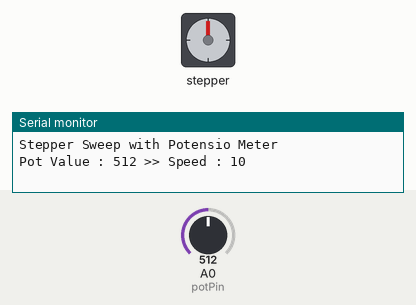
The sketch below on a simulated Arduino Uno, built with avr-gcc and run on an emulated ATmega328P. On the bench: stepper motor, the last lines printed to the serial monitor. The test bench sets the inputs (shaded band); at power-on: A0 (potPin) = 512. Stepper angles assume 2048 steps per turn.

Above: at 0.15 s.
At 7.01 s:
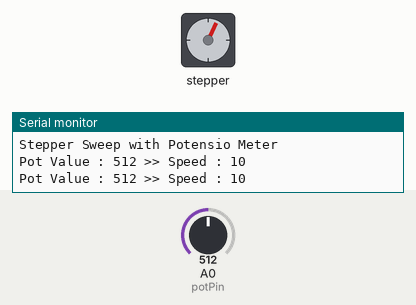
7.3 s: A0 (potPin) set to 122
At 7.61 s:
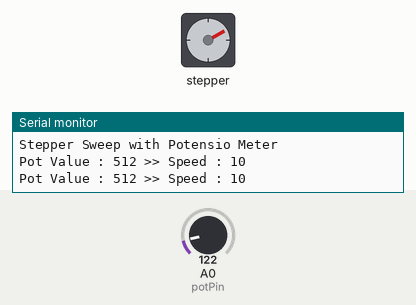
Timing chart, 0 to 20.5 s (numbered marks = the images above; inputs shaded):
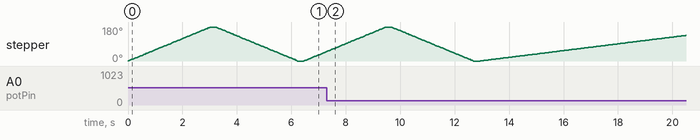

The sketch:

Lat_Stepper_Motor.ino
```cpp
#include <Stepper.h>

const int stepsPerRevolution = 2048;

Stepper myStepper(stepsPerRevolution, 22, 24, 26, 28);

const int potPin = A0;


void setup() {
  // put your setup code here, to run once:
  Serial.begin(9600);
  myStepper.setSpeed(30);
  Serial.println("Stepper Sweep with Potensio Meter");
}

void loop() {
  // put your main code here, to run repeatedly:
  int potValue = analogRead(potPin);
  int speed = map(potValue, 0, 1023, 1, 20);
  myStepper.setSpeed(speed);
  Serial.print("Pot Value : ");
  Serial.print(potValue);
  Serial.print(" >> Speed : ");
  Serial.println(speed);
  myStepper.step(stepsPerRevolution / 2);
  delay(200);
  myStepper.step(-stepsPerRevolution / 2);
  delay(200);


}
```
